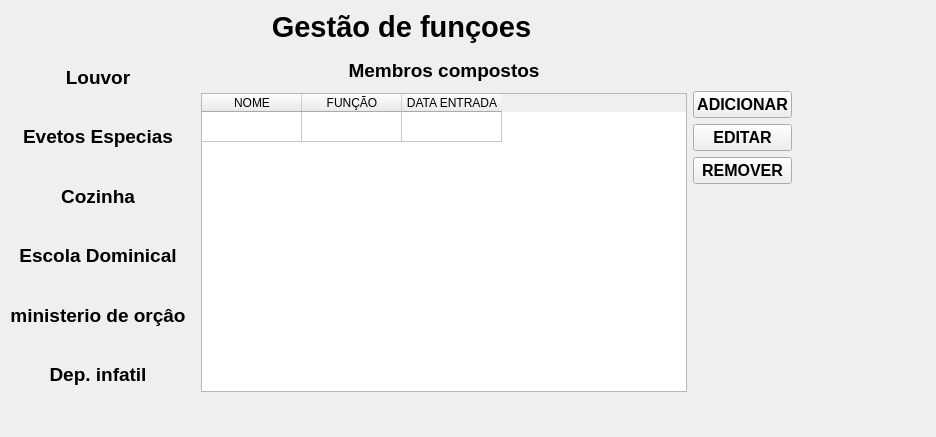
<?xml version="1.0" encoding="UTF-8"?>
<ui version="4.0">
 <class>Widget</class>
 <widget class="QWidget" name="Widget">
  <property name="geometry">
   <rect>
    <x>0</x>
    <y>0</y>
    <width>936</width>
    <height>437</height>
   </rect>
  </property>
  <property name="windowTitle">
   <string>Widget</string>
  </property>
  <widget class="QWidget" name="">
   <property name="geometry">
    <rect>
     <x>10</x>
     <y>10</y>
     <width>791</width>
     <height>391</height>
    </rect>
   </property>
   <layout class="QVBoxLayout" name="verticalLayout">
    <item>
     <widget class="QLabel" name="label">
      <property name="font">
       <font>
        <pointsize>22</pointsize>
        <bold>true</bold>
       </font>
      </property>
      <property name="text">
       <string>Gestão de funçoes </string>
      </property>
      <property name="alignment">
       <set>Qt::AlignmentFlag::AlignCenter</set>
      </property>
     </widget>
    </item>
    <item>
     <layout class="QHBoxLayout" name="layout_alteracoes">
      <item>
       <layout class="QVBoxLayout" name="verticalLayout_2"/>
      </item>
      <item>
       <layout class="QVBoxLayout" name="verticalLayout_3">
        <item>
         <widget class="QLabel" name="label_3">
          <property name="font">
           <font>
            <pointsize>14</pointsize>
            <bold>true</bold>
           </font>
          </property>
          <property name="text">
           <string>Louvor</string>
          </property>
          <property name="alignment">
           <set>Qt::AlignmentFlag::AlignCenter</set>
          </property>
         </widget>
        </item>
        <item>
         <widget class="QLabel" name="label_4">
          <property name="font">
           <font>
            <pointsize>14</pointsize>
            <bold>true</bold>
           </font>
          </property>
          <property name="text">
           <string>Evetos Especias</string>
          </property>
          <property name="alignment">
           <set>Qt::AlignmentFlag::AlignCenter</set>
          </property>
         </widget>
        </item>
        <item>
         <widget class="QLabel" name="label_5">
          <property name="font">
           <font>
            <pointsize>14</pointsize>
            <bold>true</bold>
           </font>
          </property>
          <property name="text">
           <string>Cozinha</string>
          </property>
          <property name="alignment">
           <set>Qt::AlignmentFlag::AlignCenter</set>
          </property>
         </widget>
        </item>
        <item>
         <widget class="QLabel" name="label_6">
          <property name="font">
           <font>
            <pointsize>14</pointsize>
            <bold>true</bold>
           </font>
          </property>
          <property name="text">
           <string>Escola Dominical</string>
          </property>
          <property name="alignment">
           <set>Qt::AlignmentFlag::AlignCenter</set>
          </property>
         </widget>
        </item>
        <item>
         <widget class="QLabel" name="label_8">
          <property name="font">
           <font>
            <pointsize>14</pointsize>
            <bold>true</bold>
           </font>
          </property>
          <property name="text">
           <string>ministerio de orçâo</string>
          </property>
          <property name="alignment">
           <set>Qt::AlignmentFlag::AlignCenter</set>
          </property>
         </widget>
        </item>
        <item>
         <widget class="QLabel" name="label_7">
          <property name="font">
           <font>
            <pointsize>14</pointsize>
            <bold>true</bold>
           </font>
          </property>
          <property name="text">
           <string>Dep. infatil</string>
          </property>
          <property name="alignment">
           <set>Qt::AlignmentFlag::AlignCenter</set>
          </property>
         </widget>
        </item>
       </layout>
      </item>
      <item>
       <widget class="QWidget" name="widget_membros" native="true">
        <layout class="QHBoxLayout" name="horizontalLayout">
         <item>
          <layout class="QVBoxLayout" name="layout_tabela" stretch="0,1">
           <property name="spacing">
            <number>11</number>
           </property>
           <property name="sizeConstraint">
            <enum>QLayout::SizeConstraint::SetMinimumSize</enum>
           </property>
           <item>
            <widget class="QLabel" name="titulo_membro">
             <property name="font">
              <font>
               <pointsize>14</pointsize>
               <bold>true</bold>
              </font>
             </property>
             <property name="text">
              <string>Membros compostos</string>
             </property>
             <property name="alignment">
              <set>Qt::AlignmentFlag::AlignCenter</set>
             </property>
            </widget>
           </item>
           <item>
            <widget class="QTableWidget" name="tableWidget">
             <attribute name="horizontalHeaderCascadingSectionResizes">
              <bool>false</bool>
             </attribute>
             <attribute name="horizontalHeaderShowSortIndicator" stdset="0">
              <bool>false</bool>
             </attribute>
             <attribute name="horizontalHeaderStretchLastSection">
              <bool>false</bool>
             </attribute>
             <attribute name="verticalHeaderVisible">
              <bool>false</bool>
             </attribute>
             <attribute name="verticalHeaderCascadingSectionResizes">
              <bool>false</bool>
             </attribute>
             <attribute name="verticalHeaderShowSortIndicator" stdset="0">
              <bool>false</bool>
             </attribute>
             <attribute name="verticalHeaderStretchLastSection">
              <bool>false</bool>
             </attribute>
             <row/>
             <column>
              <property name="text">
               <string>NOME</string>
              </property>
             </column>
             <column>
              <property name="text">
               <string>FUNÇÃO</string>
              </property>
             </column>
             <column>
              <property name="text">
               <string>DATA ENTRADA</string>
              </property>
             </column>
            </widget>
           </item>
          </layout>
         </item>
         <item>
          <layout class="QVBoxLayout" name="layout_adicinar_remover_alterar">
           <item>
            <spacer name="verticalSpacer_2">
             <property name="orientation">
              <enum>Qt::Orientation::Vertical</enum>
             </property>
             <property name="sizeType">
              <enum>QSizePolicy::Policy::Minimum</enum>
             </property>
             <property name="sizeHint" stdset="0">
              <size>
               <width>20</width>
               <height>32</height>
              </size>
             </property>
            </spacer>
           </item>
           <item>
            <widget class="QPushButton" name="adicionar">
             <property name="font">
              <font>
               <pointsize>12</pointsize>
               <bold>true</bold>
              </font>
             </property>
             <property name="text">
              <string>ADICIONAR</string>
             </property>
            </widget>
           </item>
           <item>
            <widget class="QPushButton" name="adicionar_2">
             <property name="font">
              <font>
               <pointsize>12</pointsize>
               <bold>true</bold>
              </font>
             </property>
             <property name="text">
              <string>EDITAR</string>
             </property>
            </widget>
           </item>
           <item>
            <widget class="QPushButton" name="remover">
             <property name="font">
              <font>
               <pointsize>12</pointsize>
               <bold>true</bold>
              </font>
             </property>
             <property name="text">
              <string>REMOVER</string>
             </property>
            </widget>
           </item>
           <item>
            <spacer name="verticalSpacer">
             <property name="orientation">
              <enum>Qt::Orientation::Vertical</enum>
             </property>
             <property name="sizeHint" stdset="0">
              <size>
               <width>20</width>
               <height>40</height>
              </size>
             </property>
            </spacer>
           </item>
          </layout>
         </item>
        </layout>
       </widget>
      </item>
     </layout>
    </item>
   </layout>
  </widget>
 </widget>
 <resources/>
 <connections/>
</ui>
